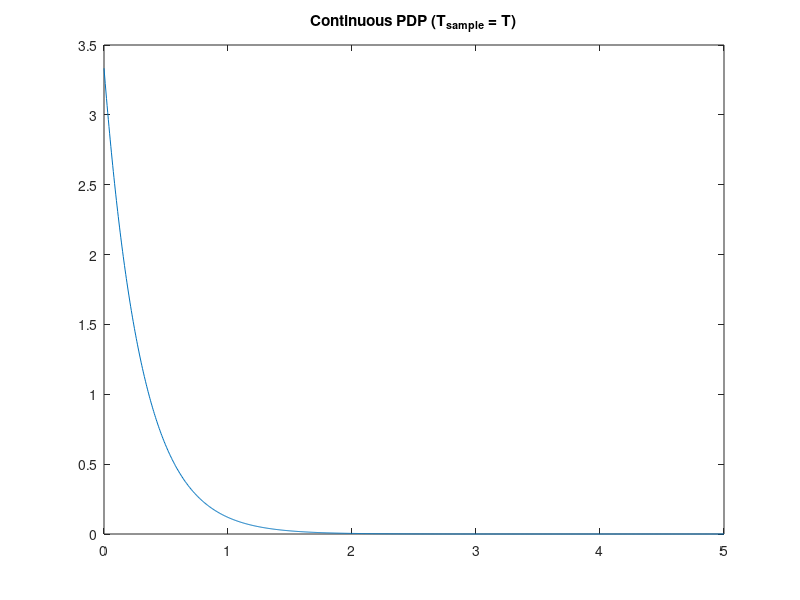
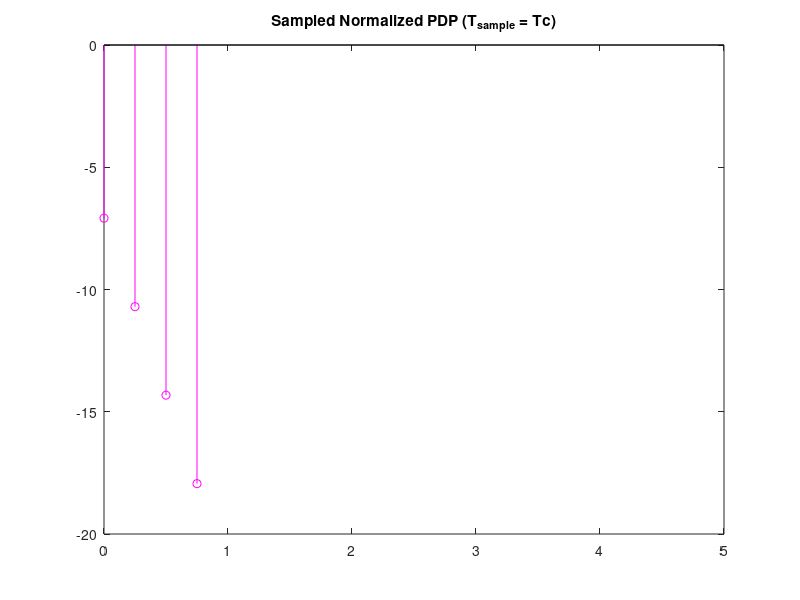

These charts were generated, in order, by the following MATLAB code: (Note: this script raises an error after producing the figures.)
clear all
close all
T = 1;      % Sampling time before interpolation
tau_rms = 0.3*T;       
tau = linspace(0, 5, 1000);
PDP_continuous = exp(-tau/tau_rms)./tau_rms;
figure
plot(tau, PDP_continuous);
title('Continuous PDP (T_{sample} = T)');

%I'll now sample the "continuous" PDP
Tc = (0.25*T);      %New sampling time
tau = 0:Tc:5;
samples = 4;
PDP_sampled = exp(-tau/tau_rms)./tau_rms;
PDP_sampled = [PDP_sampled(1:samples) zeros(1, length(PDP_sampled )-samples)] ;
% figure
% stem(tau, PDP_sampled, 'm');
% title('Sampled PDP (T_{sample} = Tc)');

%normalization of the PDP
K = 3; %K in dB
K = 10^(K/10); % K in linear

Md = sum(PDP_sampled);

C = sqrt(K/(K+1));

norm = Md/( 1 - C^2 ); % MdNorm = 1 - c^2

MdNorm = Md/norm; %PDP normalized

sum( MdNorm ) + C^2 
figure
stem(tau, 10*log10(PDP_sampled/norm), 'm');
title('Sampled Normalized PDP (T_{sample} = Tc)');

%filter to create g

%Classical Doppler
%Here we build a proper white noise

fd = 5*10.^(-3);

gtilda = cell(samples, 1);
giInt = cell(samples, 1);
inp_length = 1000;

for i = 1:samples
%White noise
w_i = wgn(1, inp_length, 0, 'complex');
%NarrowBand Filter
gtilda{i} = hds(w_i);

%Cubic Interpolator
x = 0:length(gtilda{i})-1;
xx = 0: 0.25 : length(gtilda{i})-1;
giInt{i} = spline( x, gtilda{i}, xx);

end

g_mean = {mean(giInt{1}(:)) mean(giInt{2}(:)) mean(giInt{3}(:)) mean(giInt{4}(:))};
g_var = {var(giInt{1}(:)) var(giInt{2}(:)) var(giInt{3}(:)) var(giInt{4}(:))};
% figure
% plot(x,gi,'o',xx,giInt)

%Sigma_i
sigma_i = zeros(samples, 1);

for i = 1:samples
   sigma_i(i) = sqrt(PDP_sampled(i)/norm); 
end

%g_i
g_i = cell(samples, 1);

for i = 1:samples
    
    g_i{i} = sigma_i(i) * giInt{i};
    
    if i == 1
        g_i{i} = g_i{i} + C;
    end
%     figure
%     plot(xx, 10*log10(abs(g_i{i})));
%     title('Absolute value of g_i (dB)');
%     xlabel('tau');
%     ylabel('|g_i| (dB)');
end

exp_vector = zeros(1, 4);

for i = 1:samples
    exp_vector(i) = mean(abs(g_i{i}).^2); 
end

figure
stem(0:3, 10*log10(exp_vector));

%Here's the behavoiur of |h1(nTc)| for n = 0:1999 (we dropped the transient)
figure
plot(0:0.25:(0.25*1999), 10*log10(abs(g_i{2}(1, 1:2000))));
title('Plot of |g1(nTc)| (dB) for n = 0:1999');

%I'll try to plot the histogram
h1 = g_i{2}(1:inp_length)/sqrt(exp_vector(2));
bin_vector = -2:0.1:2;
n = hist(h1, bin_vector );
energy = sum(n.^2);
n = n/sqrt(energy);
figure
bar(bin_vector, n);
hold on

%Stantard complex normal pdf
z = -3:0.01:3;
pdf = exp(-abs(z).^2)/pi;
plot(z, pdf, 'm', 'LineWidth', 2);





